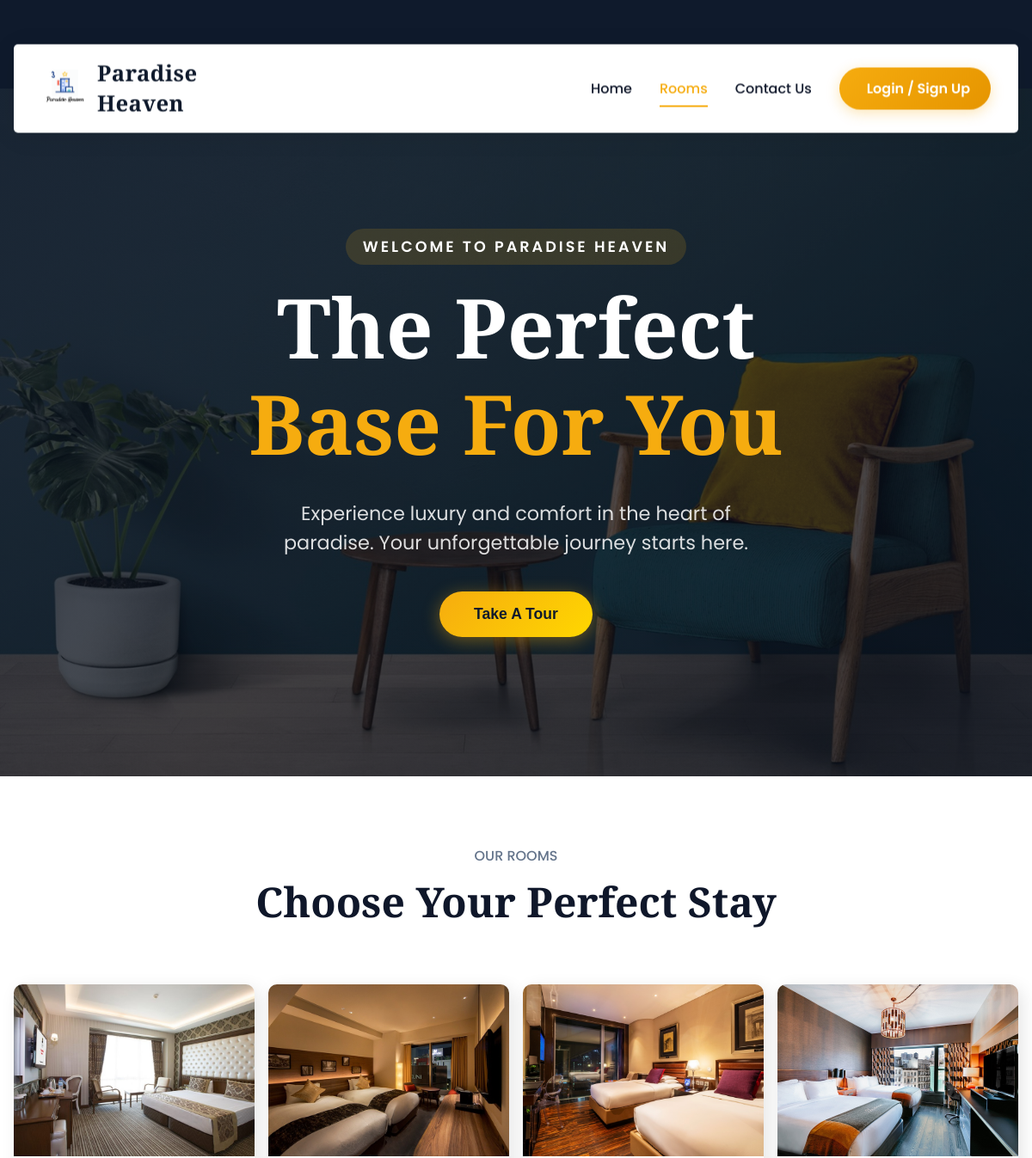
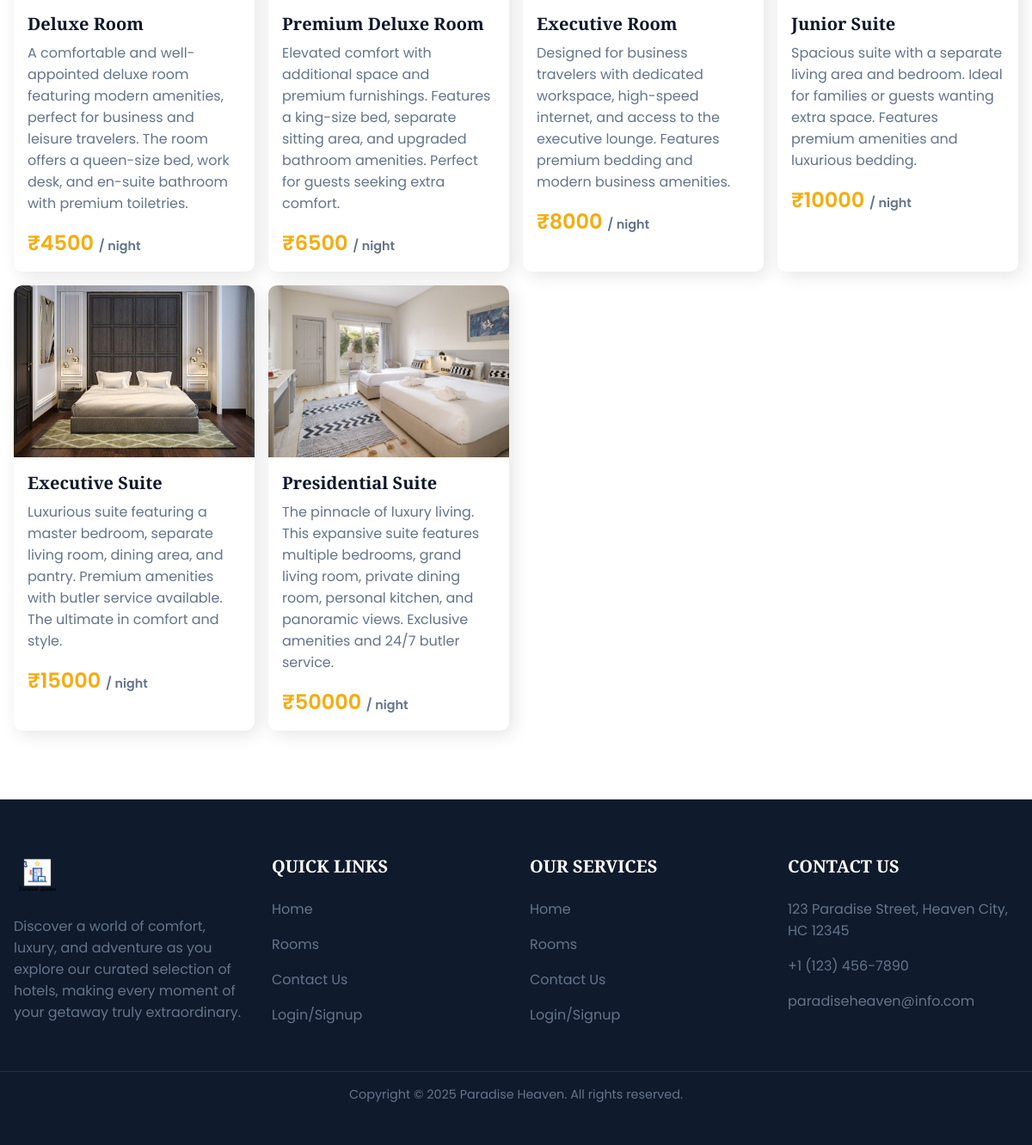
/motel/rooms/, run on the app's committed database (2 pictures, top to bottom).
### motel/models.py (models this page shows, shortened)
class Rooms(models.Model):
    room_name = models.CharField(max_length=255)
    room_des = models.TextField()
    room_price = models.IntegerField()
    room_facilities = models.TextField(default="WiFi,TV,AC")
    room_image = models.ImageField(upload_to='rooms/', blank=True, null=True)
    number_of_rooms = models.IntegerField(default=1, help_text="Number of rooms available in this category")

### motel/views.py (the view)
# urls.py: path('rooms/', views.manage_rooms, name='manage_rooms'),
def rooms(request):
    roomsdata = Rooms.objects.all()[:6]
    for room in roomsdata:
        reviews = room.reviews.filter(is_approved=True)
        if reviews.exists():
            room.avg_rating = sum(r.rating for r in reviews) / reviews.count()
            room.review_count = reviews.count()
        else:
            room.avg_rating = 0
            room.review_count = 0
    data = {
        'roomsdata' : roomsdata
    }
    return render(request,'rooms_list.html',data)

### templates/rooms_list.html (shortened to what this page needs)
{% extends 'master.html' %}
{% block content %}
<section class="section__container room__container" id="rooms">
    <p class="section__subheader">OUR ROOMS</p>
    <h2 class="section__header">Choose Your Perfect Stay</h2>
    <div class="room__grid">
        {% for r in roomsdata %}
        <div class="room__card" data-price="{{ r.room_price }}">
            <img src="{{ r.room_image.url }}" alt="Room">
            <div class="room__card__details">
                <h4>{{ r.room_name }}</h4>
                <p>{{ r.room_des }}</p>
                <h3>₹{{ r.room_price }} <span>/ night</span></h3>
            </div>
        </div>
        {% endfor %}
    </div>
</section>
{% endblock %}

### templates/master.html (shortened to what this page needs)
<!DOCTYPE html>
<html lang="en">
{% load static %}
<head>
    <link rel="stylesheet" href="{% static 'assets/css/styles.css' %}">
    <link href="https://cdn.jsdelivr.net/npm/remixicon@3.5.0/fonts/remixicon.css" rel="stylesheet">
</head>
<body>
    <nav>
        <div class="nav__bar">
            <div class="nav__header">
                <div class="logo">
                    <a href="{% url 'index' %}">
                        <img src="{% static 'assets/images/logo.gif' %}" alt="Paradise Heaven Logo" />
                    </a>
                    <span class="logo__text">Paradise Heaven</span>
                </div>
            </div>
            <ul class="nav__links" id="nav-links">
                <li><a href="{% url 'index' %}" class="{% if request.path == '/' %}active{% endif %}">Home</a></li>
                <li><a href="{% url 'rooms_list' %}" class="{% if 'rooms' in request.path %}active{% endif %}">Rooms</a></li>
                <li><a href="{% url 'contact' %}" class="{% if 'contact' in request.path %}active{% endif %}">Contact Us</a></li>
                {% if request.session.user_id %}
                <li class="avatar__wrapper">
                    <a href="{% url 'user_profile' %}" class="avatar__circle">
                        {{ request.session.user_name|slice:":1" }}
                    </a>
                    <ul class="avatar__dropdown">
                        <li><a href="{% url 'user_profile' %}"><i class="ri-user-line"></i> My Profile</a></li>
                        <li><a href="{% url 'logout' %}"><i class="ri-logout-box-line"></i> Logout</a></li>
                    </ul>
                </li>
                {% else %}
                <li><a href="{% url 'login' %}" class="login-btn"> Login / Sign Up</a></li>
                {% endif %}
            </ul>
        </div>
    </nav>
    <header class="header" id="home">
        <div class="header__bg">
            <img src="{% static 'assets/images/header.jpg' %}" alt="Paradise Heaven Header"
                class="header__bg-img">
        </div>
        <div class="section__container header__container">
            <p class="section__subheader">Welcome to Paradise Heaven</p>
            <h1>The Perfect<br /><span>Base For You</span></h1>
            <p>Experience luxury and comfort in the heart of paradise. Your unforgettable journey starts here.</p>
            <button class="btn">Take A Tour</button>
        </div>
    </header>
    {% block content %}
    {% endblock %}
    <footer class="footer">
        <div class="section__container footer__container">
            <div class="footer__col">
                <div class="logo">
                    <a href="{% url 'index' %}"><img src="{% static 'assets/images/logo.gif' %}"
                            alt="logo" /></a>
                </div>
                <p class="section__description">
                    Discover a world of comfort, luxury, and adventure as you explore
                    our curated selection of hotels, making every moment of your getaway
                    truly extraordinary.
                </p>
            </div>
            <div class="footer__col">
                <h4>QUICK LINKS</h4>
                <ul class="footer__links">
                    <li><a href="{% url 'index' %}">Home</a></li>
                    <li><a href="{% url 'rooms_list' %}">Rooms</a></li>
                    <li><a href="{% url 'contact' %}">Contact Us</a></li>
                    {% if request.user.is_authenticated %}
                    <li class="user-menu">
                        <div class="user-avatar">{{ request.user.name|slice:":1"|upper }}</div>
                        <ul class="user-dropdown">
                            <li><span>Hello, {{ request.user.name }}</span></li>
                            <li><a href="{% url 'logout' %}">Logout</a></li>
                        </ul>
                    </li>
                    {% else %}
                    <li><a href="{% url 'login' %}">Login/Signup</a></li>
                    {% endif %}
                </ul>
            </div>
            <div class="footer__col">
                <h4>OUR SERVICES</h4>
                <ul class="footer__links">
                    <li><a href="{% url 'index' %}">Home</a></li>
                    <li><a href="{% url 'rooms_list' %}">Rooms</a></li>
                    <li><a href="{% url 'contact' %}">Contact Us</a></li>
                    {% if request.session.user_id %}
                    <li><a href="{% url 'logout' %}">Logout</a></li>
                    {% else %}
                    <li><a href="{% url 'login' %}">Login/Signup</a></li>
                    {% endif %}
                </ul>
            </div>
            <div class="footer__col">
                <h4>CONTACT US</h4>
                <ul class="footer__links">
                    <li><a href="#">123 Paradise Street, Heaven City, HC 12345</a></li>
                    <li><a href="#">+1 (123) 456-7890</a></li>
                    <li><a href="#">paradiseheaven@info.com</a></li>
                </ul>
            </div>
        </div>
        <div class="footer__bar">
            Copyright © 2025 Paradise Heaven. All rights reserved.
        </div>
    </footer>
</body>
</html>

### data on the page
Rooms: room_image (picture), room_name "Deluxe Room", room_des "A comfortable and well-appointed deluxe room featuring modern amenities, perfect for business and leisure travelers. The room offers a queen-size bed, work desk, and en-suite bathroom with premium toiletries.", room_price "4500"
Rooms: room_image (picture), room_name "Premium Deluxe Room", room_des "Elevated comfort with additional space and premium furnishings. Features a king-size bed, separate sitting area, and upgraded bathroom amenities. Perfect for guests seeking extra comfort.", room_price "6500"
Rooms: room_image (picture), room_name "Executive Room", room_des "Designed for business travelers with dedicated workspace, high-speed internet, and access to the executive lounge. Features premium bedding and modern business amenities.", room_price "8000"
Rooms: room_image (picture), room_name "Junior Suite", room_des "Spacious suite with a separate living area and bedroom. Ideal for families or guests wanting extra space. Features premium amenities and luxurious bedding.", room_price "10000"
Rooms: room_image (picture), room_name "Executive Suite", room_des "Luxurious suite featuring a master bedroom, separate living room, dining area, and pantry. Premium amenities with butler service available. The ultimate in comfort and style.", room_price "15000"
Rooms: room_image (picture), room_name "Presidential Suite", room_des "The pinnacle of luxury living. This expansive suite features multiple bedrooms, grand living room, private dining room, personal kitchen, and panoramic views. Exclusive amenities and 24/7 butler service.", room_price "50000"
